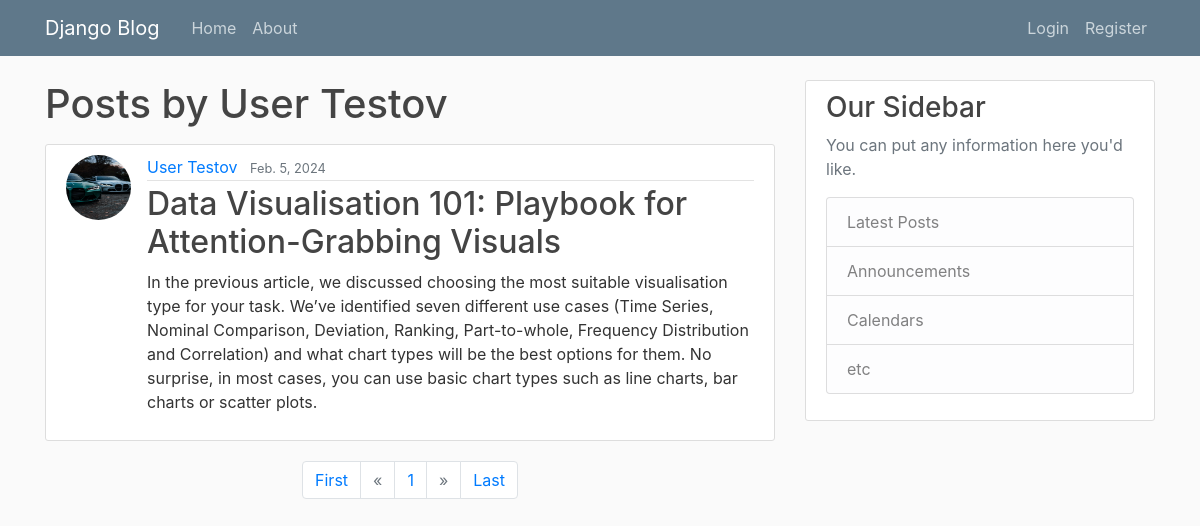
The page /users/testuser on the database as committed earlier.
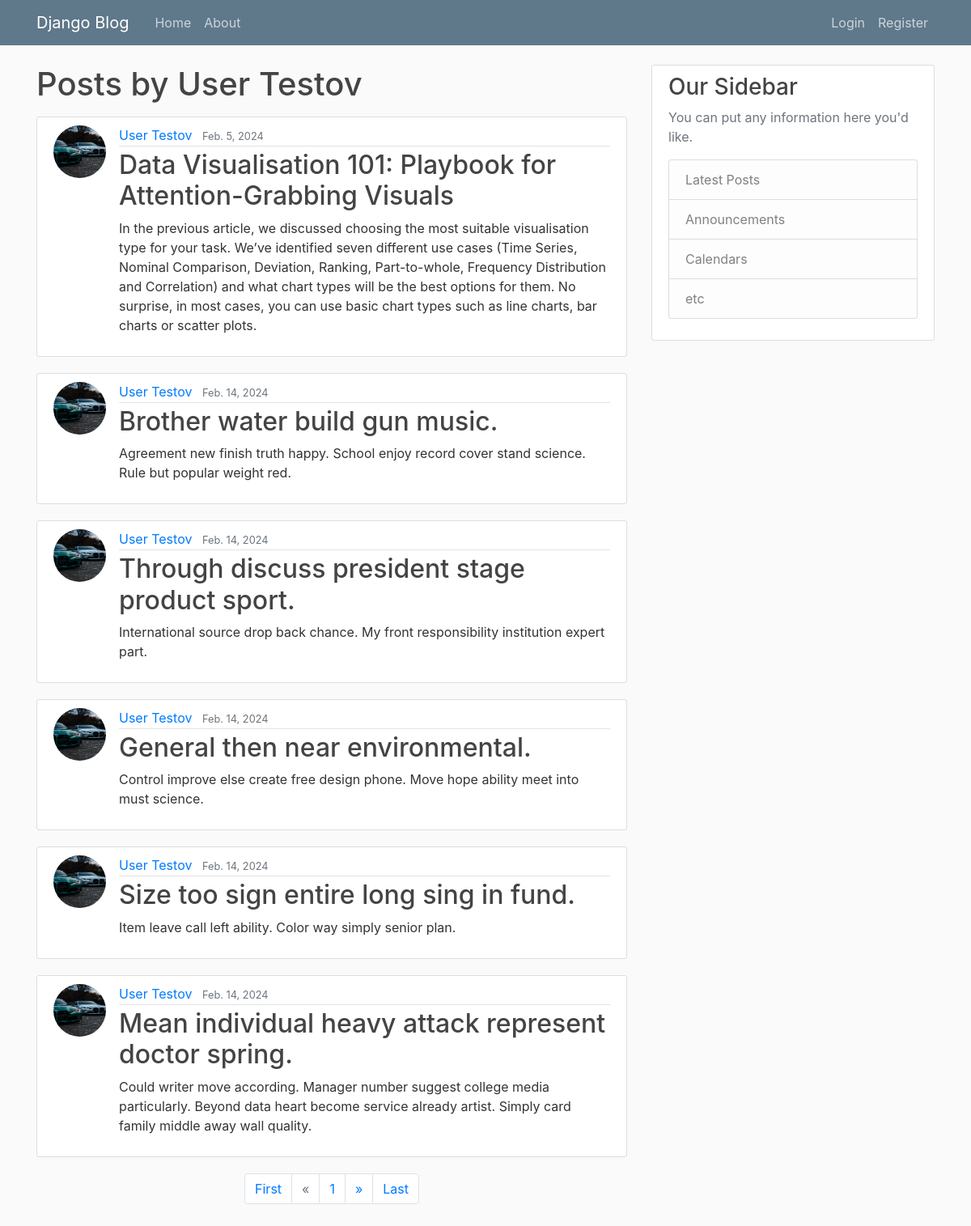
The same page on the database as committed later.
### blog/models.py (models this page shows, shortened)
class AbstractModel(models.Model):
    created_at = models.DateTimeField(auto_now_add=True)
    updated_at = models.DateTimeField(auto_now=True)
    class Meta:
        abstract = True

class Post(AbstractModel):
    title = models.CharField(max_length=128)
    content = models.TextField()
    published = models.DateField()
    is_active = models.BooleanField(default=False)
    author = models.ForeignKey("blog.User", CASCADE, "posts")

class User(AbstractUser, AbstractModel):
    avatar = models.ImageField(upload_to=avatar_path, default='user_photos/default/default.jpg')

### blog/views.py (the view)
# urls.py: path('users/<str:username>', UserProfileView.as_view(), name="user_posts"),
class UserProfileView(View):
    def get(self, request, username, ):
        user = get_object_or_404(User, username=username)
        posts = Post.objects.filter(author__username=username)
        first_name = user.first_name
        last_name = user.last_name
        size = request.GET.get("size", 6)
        page = request.GET.get("page", 1)
        paginator = Paginator(posts, size)
        page_obj = paginator.get_page(page)
        return render(request, 'blog/user_posts.html', {'page_obj': page_obj,
                                                        'first_name': first_name,
                                                        'last_name': last_name})

### templates/blog/user_posts.html
{% extends 'blog/base.html' %}
{% load static %}
{% block body %}
    <main role="main" class="container">
        <div class="row">
            <div class="col-md-8">
                <h1 class="mb-3">Posts by {{ first_name }} {{ last_name }}</h1>
                {% for post in page_obj %}
                    <article class="media content-section">
                        <img class="rounded-circle article-img" src="{{ post.author.avatar.url }}">
                        <div class="media-body">
                            <div class="article-metadata">
                                <a class="mr-2" href="">{{ post.author.first_name }} {{ post.author.last_name }}</a>
                                <small class="text-muted">{{ post.published }}</small>
                            </div>
                            <h2><a class="article-title"
                                   href="{% url 'blog:post_detail' post.id %}">{{ post.title }}</a></h2>
                            <p class="article-content">{{ post.content }}</p>
                        </div>
                    </article>
                {% empty %}
                    <div class="alert alert-dark">
                        <h2 class="m-2 mb-4">No posts</h2>
                        <a href="{% url 'blog:post_create' %}" class="btn btn-primary">Write new post</a>
                        <a href="{% url 'blog:home_page' %}" class="btn btn-secondary">Back to Homepage</a>
                    </div>
                {% endfor %}
                <nav aria-label="Page navigation example">
                    <ul class="pagination justify-content-center mb-5">
                        <li class="page-item"><a class="page-link" href="?page=1">First</a></li>
                        {% if page_obj.has_previous %}
                            <li class="page-item"><a class="page-link"
                                                     href="?page={{ page_obj.previous_page_number }}">&laquo;</a></li>
                        {% else %}
                            <li class="page-item disabled"><a class="page-link" href="">&laquo;</a>
                            </li>
                        {% endif %}
                        <li class="page-item"><a class="page-link" href="">{{ page_obj.number }}</a></li>
                        {% if page_obj.has_next %}
                            <li class="page-item"><a class="page-link"
                                                     href="?page={{ page_obj.next_page_number }}">&raquo;</a>
                            </li>
                        {% else %}
                            <li class="page-item disabled"><a class="page-link" href="">&raquo;</a>
                            </li>
                        {% endif %}
                        <li class="page-item"><a class="page-link"
                                                 href="?page={{ page_obj.paginator.num_pages }}">Last</a>
                        </li>
                    </ul>
                </nav>
            </div>
            {% include 'blog/sidebar.html' %}
        </div>
    </main>
{% endblock %}

Rows that differ between the two databases and show on the page:
added Post: author.avatar (picture), author.first_name "User", author.last_name "Testov", published "Feb. 14, 2024", title "Brother water build gun music.", content "Agreement new finish truth happy. School enjoy record cover stand science. Rule but popular weight red."
added Post: author.avatar (picture), author.first_name "User", author.last_name "Testov", published "Feb. 14, 2024", title "Through discuss president stage product sport.", content "International source drop back chance. My front responsibility institution expert part."
added Post: author.avatar (picture), author.first_name "User", author.last_name "Testov", published "Feb. 14, 2024", title "General then near environmental.", content "Control improve else create free design phone. Move hope ability meet into must science."
added Post: author.avatar (picture), author.first_name "User", author.last_name "Testov", published "Feb. 14, 2024", title "Size too sign entire long sing in fund.", content "Item leave call left ability. Color way simply senior plan."
added Post: author.avatar (picture), author.first_name "User", author.last_name "Testov", published "Feb. 14, 2024", title "Mean individual heavy attack represent doctor spring.", content "Could writer move according. Manager number suggest college media particularly. Beyond data heart become service already artist. Simply card family middle away wall quality."
